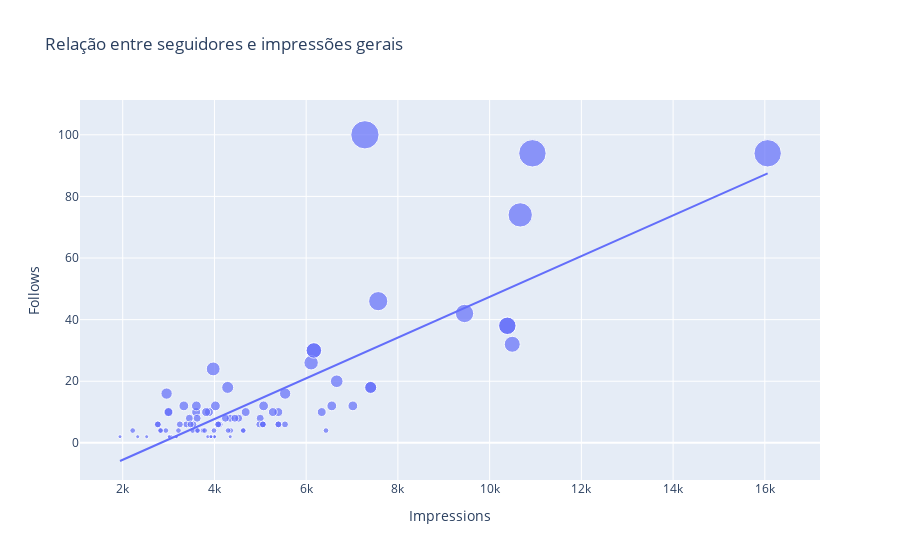

The notebook cell saved with this chart:
### Code cell
figure = px.scatter(data_frame = data, x="Impressions",
                    y="Follows", size="Follows", trendline="ols", 
                    title = "Relação entre seguidores e impressões gerais")
figure.show()
